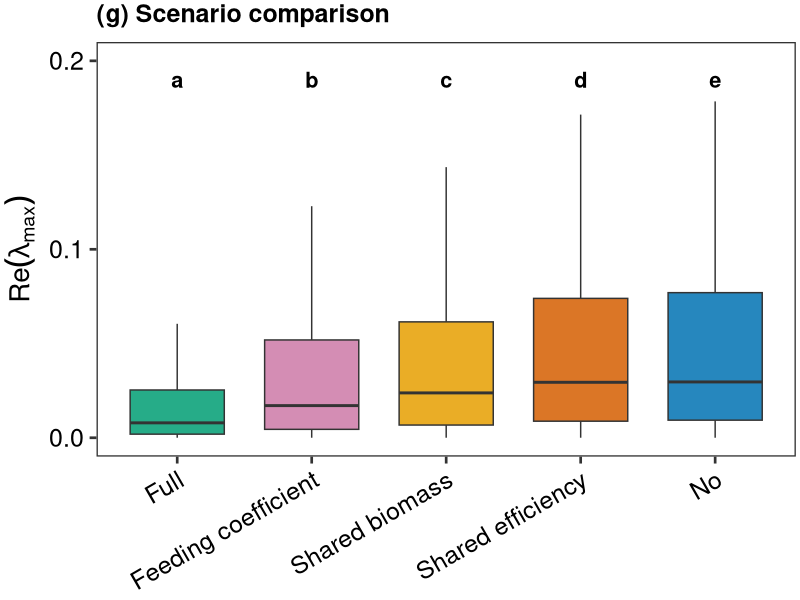
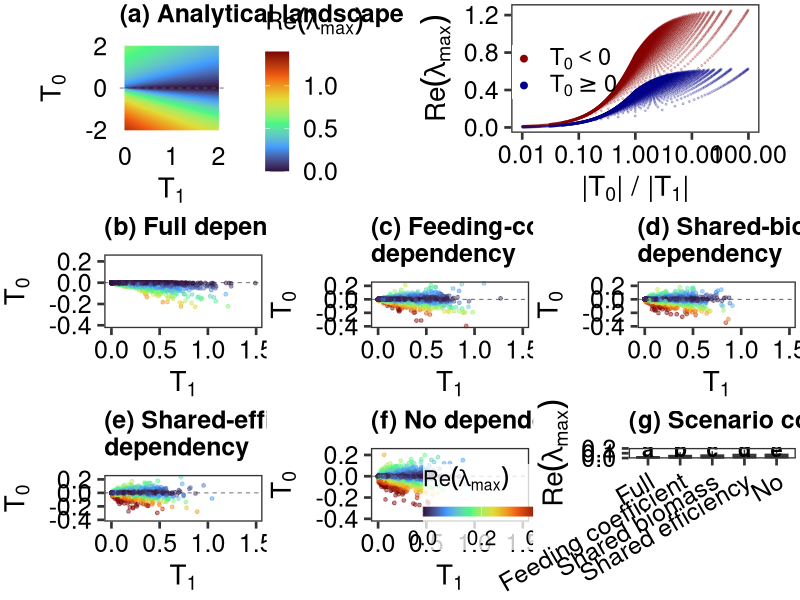

The R script that drew these images, in order: (Note: this script raises an error after producing the figures.)
# =============================================================================
# Three-species module dependency analysis
# =============================================================================

rm(list = ls())

library(tidyverse)
library(cowplot)
library(viridis)
library(scales)
library(here)
library(emmeans)
library(multcomp)
library(multcompView)

set.seed(2026)

n_rep <- 10000
fs <- 20
fss <- 18

case_levels <- c(
  "(b) Full dependency",
  "(c) Feeding-coefficient\ndependency",
  "(d) Shared-biomass\ndependency",
  "(e) Shared-efficiency\ndependency",
  "(f) No dependency"
)

scenario_labs_short <- c(
  "(b) Full dependency" = "Full",
  "(c) Feeding-coefficient\ndependency" = "Feeding coefficient",
  "(d) Shared-biomass\ndependency" = "Shared biomass",
  "(e) Shared-efficiency\ndependency" = "Shared efficiency",
  "(f) No dependency" = "No"
)

scenario_cols <- c(
  "(b) Full dependency" = "#009E73",
  "(c) Feeding-coefficient\ndependency" = "#CC79A7",
  "(d) Shared-biomass\ndependency" = "#E69F00",
  "(e) Shared-efficiency\ndependency" = "#D55E00",
  "(f) No dependency" = "#0072B2"
)

get_re_lmax <- function(T1, T0) {
  max(Re(polyroot(c(T0, T1, 0, 1))))
}

simulate_scenario <- function(case, share_c, share_B, share_e) {
  c12 <- runif(n_rep)
  c13 <- runif(n_rep)
  c23 <- runif(n_rep)
  B1 <- runif(n_rep)
  B2 <- runif(n_rep)
  B3 <- runif(n_rep)
  e2 <- runif(n_rep)
  e3 <- runif(n_rep)
  
  c12a <- c12
  c13a <- c13
  c23a <- c23
  B1a <- B1
  B2a <- B2
  B3a <- B3
  e2a <- e2
  e3a <- e3
  
  c12b <- if (share_c) c12a else runif(n_rep)
  c13b <- if (share_c) c13a else runif(n_rep)
  c23b <- if (share_c) c23a else runif(n_rep)
  
  B1b <- if (share_B) B1a else runif(n_rep)
  B2b <- if (share_B) B2a else runif(n_rep)
  B3b <- if (share_B) B3a else runif(n_rep)
  
  e2b <- if (share_e) e2a else runif(n_rep)
  e3b <- if (share_e) e3a else runif(n_rep)
  
  T1 <- (c12a * B1a) * (e2a * c12b * B2a) +
    (c13a * B1b) * (e3a * c13b * B3a) +
    (c23a * B2b) * (e3b * c23b * B3b)
  
  T0 <- (e2a * c12a * B2a) *
    (e3a * c23a * B3a) *
    (c13a * B1a) -
    (c12b * B1b) *
    (c23b * B2b) *
    (e3b * c13b * B3b)
  
  tibble(
    T1,
    T0,
    ReLambdaMax = map2_dbl(T1, T0, get_re_lmax),
    Case = case
  )
}

# -----------------------------------------------------------------------------
# Analytical landscape
# -----------------------------------------------------------------------------

grid <- expand_grid(
  T1 = seq(0, 2, length.out = 100),
  T0 = seq(-2, 2, length.out = 100)
) %>%
  mutate(ReLambdaMax = map2_dbl(T1, T0, get_re_lmax))

# -----------------------------------------------------------------------------
# Simulations
# -----------------------------------------------------------------------------

df_all <- bind_rows(
  simulate_scenario("(b) Full dependency", TRUE, TRUE, TRUE),
  simulate_scenario("(c) Feeding-coefficient\ndependency", TRUE, FALSE, FALSE),
  simulate_scenario("(d) Shared-biomass\ndependency", FALSE, TRUE, FALSE),
  simulate_scenario("(e) Shared-efficiency\ndependency", FALSE, FALSE, TRUE),
  simulate_scenario("(f) No dependency", FALSE, FALSE, FALSE)
) %>%
  mutate(Case = factor(Case, levels = case_levels))

x_limits_sim <- range(df_all$T1)
y_limits_sim <- range(df_all$T0)


# -----------------------------------------------------------------------------
# statistical analysis
# -----------------------------------------------------------------------------

# One-way ANOVA
mod_igp <- aov(ReLambdaMax ~ Case, data = df_all)
summary(mod_igp)

# Estimated means and Tukey-adjusted pairwise comparisons
emm_igp <- emmeans(mod_igp, ~ Case)
pairs(emm_igp, adjust = "tukey")

# Letters for the comparison plot
letters_df <- multcomp::cld(
  emm_igp,
  adjust = "tukey",
  Letters = letters,
  sort = FALSE
) %>%
  as.data.frame() %>%
  mutate(.group = trimws(.group))

# -----------------------------------------------------------------------------
# Panel a: analytical landscape
# -----------------------------------------------------------------------------
base_theme <- theme(
  axis.title = element_text(size = fs, colour = "black"),
  axis.text = element_text(size = fss, colour = "black"),
  plot.title = element_text(size = fss, face = "bold"),
  plot.margin = margin(3, 3, 3, 3, "pt"),
  panel.grid = element_blank()
)

p_analytical <- ggplot(grid, aes(T1, T0, fill = ReLambdaMax)) +
  geom_raster(interpolate = TRUE) +
  geom_hline(yintercept = 0, linetype = "dashed", linewidth = 0.3,
             colour = "grey35") +
  scale_fill_viridis_c(
    option = "H",
    limits = c(0, 1.4),
    name = expression(Re(lambda[max]))
  ) +
  scale_x_continuous(breaks = c(0, 1, 2)) +
  scale_y_continuous(breaks = c(-2, 0, 2)) +
  labs(
    x = expression(T[1]),
    y = expression(T[0]),
    title = "(a) Analytical landscape"
  ) +
  theme_minimal(base_size = fs) +
  base_theme +
  theme(
    legend.position = "right",
    legend.title = element_text(size = fss),
    legend.text = element_text(size = fss)
  )

# -----------------------------------------------------------------------------
# Ratio panel
# -----------------------------------------------------------------------------

grid_ratio <- grid %>%
  filter(T1 > 0) %>%
  mutate(
    ratio = abs(T0) / abs(T1),
    sign_T0 = if_else(T0 >= 0, "positive", "negative")
  ) %>%
  filter(is.finite(ratio))

p_ratio <- ggplot(grid_ratio, aes(ratio, ReLambdaMax, colour = sign_T0)) +
  geom_point(alpha = 0.2, size = 0.4) +
  scale_colour_manual(
    values = c(positive = "darkblue", negative = "darkred"),
    labels = c(
      positive = expression(T[0] >= 0),
      negative = expression(T[0] < 0)
    ), name = "" ) +
  guides(colour = guide_legend(
    override.aes = list(alpha = 1, size = 2))) +
  scale_x_log10(labels = label_number()) +
  labs(
    x = expression("|" * T[0] * "| / |" * T[1] * "|"),
    y = expression(Re(lambda[max]))
  ) +
  theme_test(base_size = fs) +
  base_theme +
  theme(
    legend.position = c(0.4, 0.96),
    legend.justification = c(1, 1),
    legend.title = element_text(size = fss - 1),
    legend.text = element_text(size = fss - 1),
    legend.background = element_rect(
      fill = NA,
      colour = NA
    )
  )

# -----------------------------------------------------------------------------
# Simulated panels
# -----------------------------------------------------------------------------

plot_scenario <- function(case, show_legend = FALSE) {
  df <- filter(df_all, Case == case)
  
  ggplot(df, aes(T1, T0, colour = ReLambdaMax)) +
    geom_hline(yintercept = 0, linetype = "dashed", linewidth = 0.3,
               colour = "grey35") +
    geom_point(alpha = 0.45, size = 1) +
    scale_colour_viridis_c(
      option = "H",
      limits = c(0, 0.4),
      breaks = c(0, 0.2, 0.4),
      oob = squish,
      name = expression(Re(lambda[max])),
      guide = if (show_legend) {
        guide_colourbar(
          direction = "horizontal",
          barwidth = unit(3, "cm"),
          barheight = unit(0.25, "cm"),
          title.position = "top"
        )
      } else "none"
    ) +
    coord_cartesian(xlim = x_limits_sim, ylim = y_limits_sim) +
    labs(
      x = expression(T[1]),
      y = expression(T[0]),
      title = case
    ) +
    theme_test(base_size = fs) +
    base_theme +
    theme(
      legend.position = if (show_legend) c(0.7, 0.2) else "none",
      legend.justification = c(0.5, 0.5),
      legend.title = element_text(size = fss - 2),
      legend.text = element_text(size = fss - 3),
      legend.background = element_rect(
        fill = alpha("white", 0.78),
        colour = NA
      )
    )
}

p_full <- plot_scenario("(b) Full dependency")
p_c <- plot_scenario("(c) Feeding-coefficient\ndependency")
p_B <- plot_scenario("(d) Shared-biomass\ndependency")
p_e <- plot_scenario("(e) Shared-efficiency\ndependency")
p_no <- plot_scenario("(f) No dependency", TRUE)

# -----------------------------------------------------------------------------
# Panel g: scenario comparison
# -----------------------------------------------------------------------------

df_box <- df_all %>%
  mutate(Case = factor(Case, levels = case_levels))

p_box <- ggplot(df_box, aes(Case, ReLambdaMax, fill = Case)) +
  geom_boxplot(outlier.shape = NA, alpha = 0.85, width = 0.7) +
  scale_fill_manual(values = scenario_cols, guide = "none") +
  scale_x_discrete(labels = scenario_labs_short) +
  scale_y_continuous(
    limits = c(0, 0.2),
    breaks = seq(0, 0.2, 0.1)
  ) +
  labs(
    x = NULL,
    y = expression(Re(lambda[max])),
    title = "(g) Scenario comparison"
  ) +
  theme_test(base_size = fs) +
  base_theme +
  theme(axis.text.x = element_text(angle = 30, hjust = 1))

# -----------------------------------------------------------------------------
# Panel g: scenario comparison
# -----------------------------------------------------------------------------

df_box <- df_all %>%
  mutate(Case = factor(Case, levels = case_levels))

p_box <- ggplot(df_box, aes(Case, ReLambdaMax, fill = Case)) +
  # geom_jitter(
  #   aes(colour = Case),
  #   width = 0.15, height = 0,
  #   alpha = 0.08, size = 0.4
  # ) +
  geom_boxplot(outlier.shape = NA, alpha = 0.85, width = 0.7) +
  geom_text(
    data = letters_df,
    aes(x = Case, y = 0.19, label = .group),
    inherit.aes = FALSE,
    size = 5.5,
    fontface = "bold"
  ) +
  scale_fill_manual(values = scenario_cols, guide = "none") +
  scale_colour_manual(values = scenario_cols, guide = "none") +
  scale_x_discrete(labels = scenario_labs_short) +
  scale_y_continuous(breaks = seq(0, 0.2, 0.1)) +
  coord_cartesian(ylim = c(0, 0.2)) +
  labs(
    x = NULL,
    y = expression(Re(lambda[max])),
    title = "(g) Scenario comparison"
  ) +
  theme_test(base_size = fs) +
  base_theme +
  theme(axis.text.x = element_text(angle = 30, hjust = 1))
p_box

# -----------------------------------------------------------------------------
# Combine and save
# -----------------------------------------------------------------------------

p_blank <- ggplot() + theme_void()

row1 <- plot_grid(
  p_blank,
  plot_grid(
    p_analytical,
    p_blank,
    p_ratio,
    ncol = 3,
    rel_widths = c(1.1, 0.1, 1.1)
  ),
  p_blank,
  ncol = 3,
  rel_widths = c(0.05, 1, 0.05)
)

p_all <- plot_grid(
  row1,
  plot_grid(p_full, p_c, p_B, ncol = 3),
  plot_grid(p_e, p_no, p_box, ncol = 3),
  ncol = 1,
  rel_heights = c(1.1, 1, 1)
)

p_all

ggsave(here("figures", "3_species_module_dependency.jpeg"),
       p_all, width = 14, height = 13, dpi = 600)
ggsave(here("figures", "3_species_module_dependency.pdf"),
       p_all, width = 14, height = 13)
